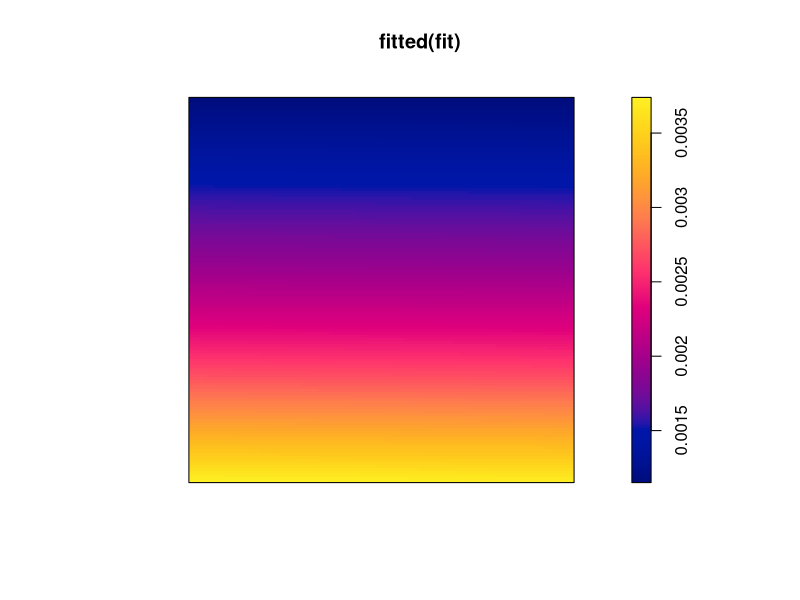

Here is the R script that generated this plot:
library(spatstat)


### Name: fitted.slrm
### Title: Fitted Probabilities for Spatial Logistic Regression
### Aliases: fitted.slrm
### Keywords: spatial models methods

### ** Examples

  X <- rpoispp(42)
  fit <- slrm(X ~ x+y)
  plot(fitted(fit))
